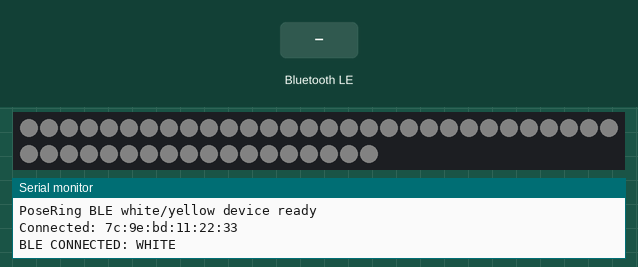
A sketch run on a simulated Arduino Leonardo, built with avr-gcc and run on an emulated ATmega32U4. Shown: 48 RGB LEDs in strip order, left to right, continuing on the next row, the last lines printed to the serial monitor. The inputs (shaded band) are chosen by the test bench. Dim RGB values are drawn brighter than linear; nothing arrives over Bluetooth unless stated; the audio player accepts every command and is not drawn; a phone connects over Bluetooth LE 3 s after start.

Above: at 5.1 s.
5.2 s: Bluetooth LE write "2" received
At 6.4 s:
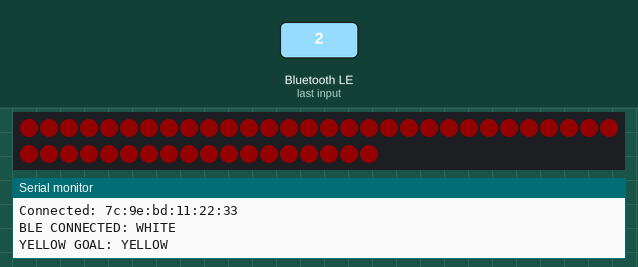
6.7 s: Bluetooth LE write "1" received
At 7.5 s:
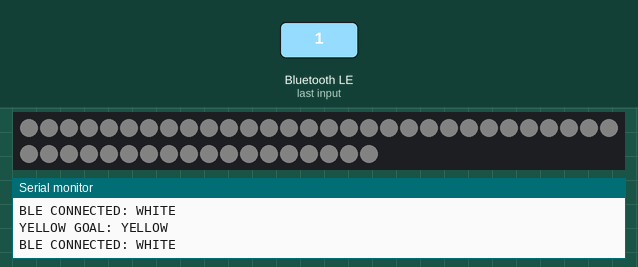
8.2 s: Bluetooth LE write "0" received
At 8.7 s:
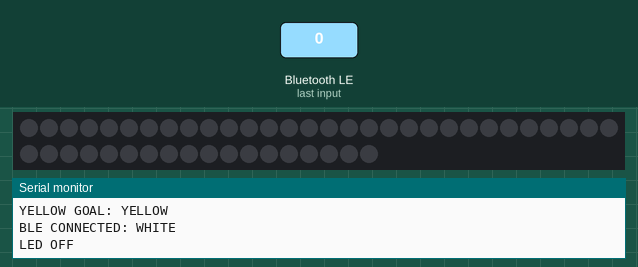
Timing chart, 0 to 11.2 s (numbered marks = the images above; inputs shaded):
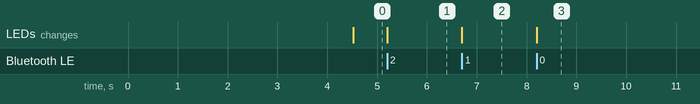

The sketch:

RED_blightness.ino
```cpp
#include <ArduinoBLE.h>
#include <DFRobotDFPlayerMini.h>
#include <Adafruit_NeoPixel.h>

// ============================================================
// PoseRing device firmware
// - BLE接続中は白色に点灯
// - 黄色がゴール判定に入ったら黄色に点灯
// - 切断時・終了時は消灯
//
// PC側から受け取る値:
//   0 = OFF
//   1 = BLE接続中 / 待機表示 = 白
//   2 = 黄色ゴール判定中 = 黄色
// 文字 '0'/'1'/'2' にも対応
// ============================================================

// NeoPixel設定
#define NUM_LEDS 48
#define DATA_PIN 4
#define LED_BRIGHTNESS 20

// 色の明るさ。眩しい場合は値を下げる
#define WHITE_R 80
#define WHITE_G 80
#define WHITE_B 80

#define YELLOW_R 255
#define YELLOW_G 0
#define YELLOW_B 0

Adafruit_NeoPixel strip(NUM_LEDS, DATA_PIN, NEO_GRB + NEO_KHZ800);

// DFPlayer設定
DFRobotDFPlayerMini myDFPlayer;
bool dfPlayerReady = false;

// BLE設定：PC側Pythonと一致させる
const char* DEVICE_NAME = "PoseRing_YELLOW";
BLEService poseRingService("19B10000-E8F2-537E-4F6C-D104768A1214");
BLEByteCharacteristic feedbackCharacteristic(
  "19B10001-E8F2-537E-4F6C-D104768A1214",
  BLERead | BLEWrite
);

const byte STATE_OFF = 0;
const byte STATE_CONNECTED_WHITE = 1;
const byte STATE_YELLOW_GOAL = 2;

byte currentState = STATE_OFF;
byte previousState = 255;

void setAllPixels(uint8_t r, uint8_t g, uint8_t b) {
  for (int i = 0; i < NUM_LEDS; i++) {
    strip.setPixelColor(i, strip.Color(r, g, b));
  }
  strip.show();
}

void applyState(byte state) {
  if (state == previousState) {
    return;
  }

  if (state == STATE_OFF) {
    setAllPixels(0, 0, 0);
    Serial.println("LED OFF");
  } else if (state == STATE_CONNECTED_WHITE) {
    setAllPixels(WHITE_R, WHITE_G, WHITE_B);
    Serial.println("BLE CONNECTED: WHITE");
  } else if (state == STATE_YELLOW_GOAL) {
    setAllPixels(YELLOW_R, YELLOW_G, YELLOW_B);
    Serial.println("YELLOW GOAL: YELLOW");

    // 黄色ゴールに入った瞬間だけ効果音を鳴らす
    // microSD内の /mp3/0001.mp3 または 0001.mp3 を想定
    if (dfPlayerReady) {
      myDFPlayer.play(1);
    }
  }

  previousState = state;
}

byte normalizeReceivedValue(byte value) {
  if (value == 0 || value == '0') return STATE_OFF;
  if (value == 1 || value == '1') return STATE_CONNECTED_WHITE;
  if (value == 2 || value == '2') return STATE_YELLOW_GOAL;

  // 想定外の値は安全側で白に戻す
  return STATE_CONNECTED_WHITE;
}

void setup() {
  Serial.begin(115200);

  // NeoPixel初期化
  strip.begin();
  strip.setBrightness(LED_BRIGHTNESS);
  setAllPixels(0, 0, 0);

  // DFPlayer初期化
  // XIAO nRF52840 SenseのSerial1: D6=TX, D7=RX想定
  Serial1.begin(9600);
  delay(1000);
  if (myDFPlayer.begin(Serial1)) {
    dfPlayerReady = true;
    myDFPlayer.volume(10); // 0-30
    Serial.println("DFPlayer ready");
  } else {
    Serial.println("DFPlayer init failed");
  }

  // BLE初期化
  if (!BLE.begin()) {
    Serial.println("BLE init failed");
    while (1);
  }

  BLE.setLocalName(DEVICE_NAME);
  BLE.setDeviceName(DEVICE_NAME);
  BLE.setAdvertisedService(poseRingService);

  poseRingService.addCharacteristic(feedbackCharacteristic);
  BLE.addService(poseRingService);

  feedbackCharacteristic.writeValue(STATE_OFF);
  BLE.advertise();

  Serial.println("PoseRing BLE white/yellow device ready");
}

void loop() {
  BLEDevice central = BLE.central();

  if (central) {
    Serial.print("Connected: ");
    Serial.println(central.address());

    // BLE接続が成立した時点で白色に点灯
    currentState = STATE_CONNECTED_WHITE;
    applyState(currentState);

    while (central.connected()) {
      if (feedbackCharacteristic.written()) {
        byte value = feedbackCharacteristic.value();
        currentState = normalizeReceivedValue(value);
        applyState(currentState);
      }
    }

    // 切断時は安全のため消灯
    currentState = STATE_OFF;
    applyState(currentState);
    previousState = 255;
    Serial.println("Disconnected");
  }
}
```

Measured:
- after the input at 5.2 s, the LEDs: change at once (image 1)
- after the input at 6.7 s, the LEDs: change at once (image 2)
- after the input at 8.2 s, the LEDs: change at once (image 3)
